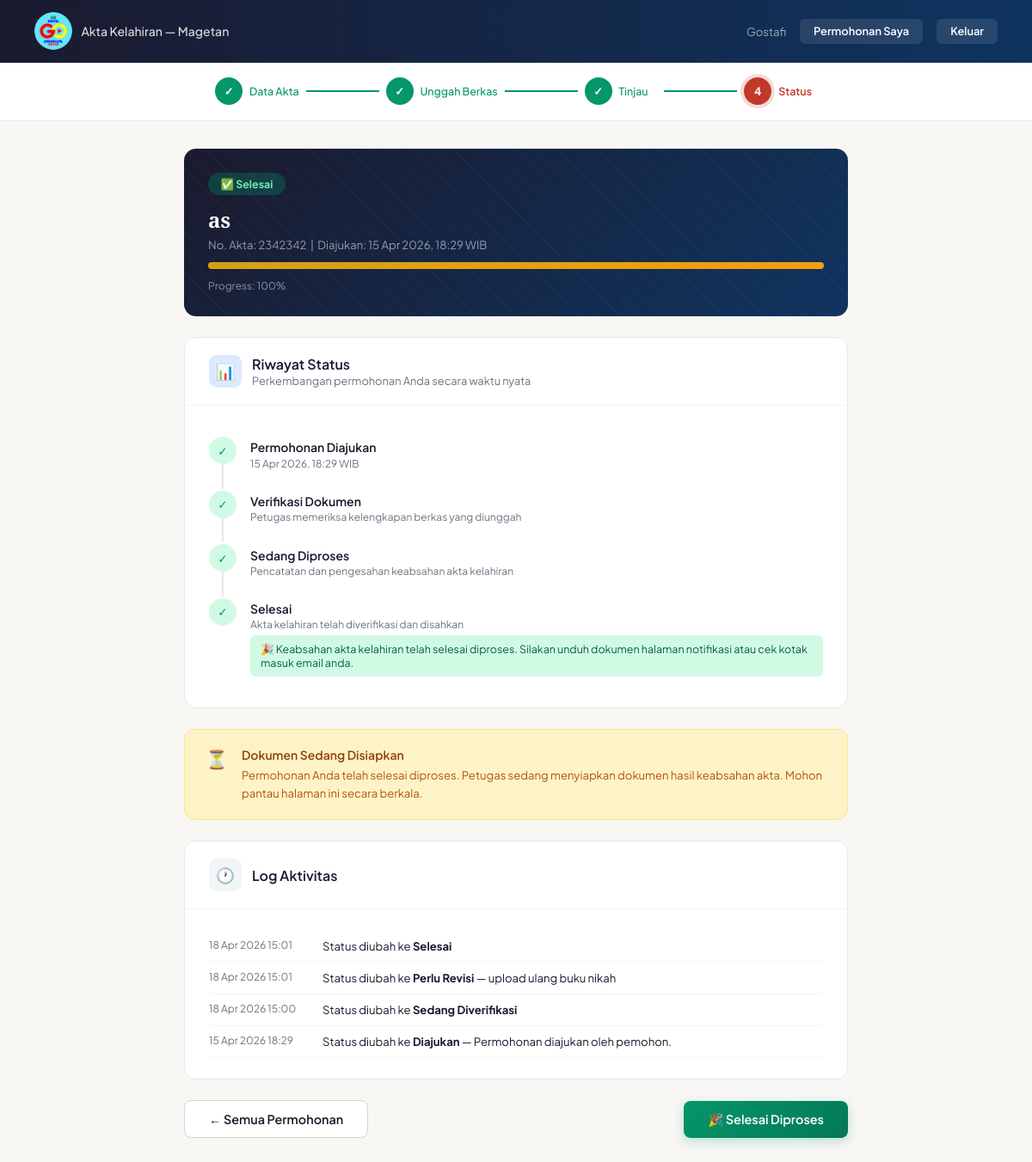
Screenshot of /permohonan/800c8493-e2fe-4915-aae3-66a9ee631fd0/notifikasi/ (signed in) with the database file from the repository.
### accounts/models.py (models this page shows, shortened)
class CustomUser(AbstractBaseUser, PermissionsMixin):
    id = models.UUIDField(primary_key=True, default=uuid.uuid4, editable=False)
    nik = models.CharField(max_length=16, unique=True, verbose_name="NIK")
    nama = models.CharField(max_length=150, verbose_name="Nama Lengkap")
    no_hp = models.CharField(max_length=15, verbose_name="Nomor HP")
    email = models.EmailField(unique=True, verbose_name="Email")
    email_verified = models.BooleanField(default=False, verbose_name="Email Terverifikasi")
    email_token = models.CharField(max_length=64, blank=True, null=True)
    is_active = models.BooleanField(default=True)
    is_staff = models.BooleanField(default=False)
    date_joined = models.DateTimeField(auto_now_add=True)
    USERNAME_FIELD = "nik"
    REQUIRED_FIELDS = ["nama", "email"]
    objects = CustomUserManager()
    class Meta:
        verbose_name = "Pengguna"
        verbose_name_plural = "Pengguna"

### permohonan/models.py (models this page shows, shortened)
class Permohonan(models.Model):
    id = models.UUIDField(primary_key=True, default=uuid.uuid4, editable=False)
    pemohon = models.ForeignKey(
        settings.AUTH_USER_MODEL,
        on_delete=models.CASCADE,
        related_name="permohonan",
    )
    status = models.CharField(
        max_length=20,
        choices=StatusPermohonan.choices,
        default=StatusPermohonan.DRAFT,
    )
    nama_anak          = models.CharField(max_length=150, verbose_name="Nama Lengkap")
    nik_anak           = models.CharField(max_length=16,  verbose_name="NIK Anak")
    tempat_lahir       = models.CharField(max_length=100, verbose_name="Tempat Lahir")
    tanggal_lahir      = models.DateField(verbose_name="Tanggal Lahir")
    nomor_akta         = models.CharField(max_length=50,  verbose_name="Nomor Akta Kelahiran")
    nama_ayah          = models.CharField(max_length=150, verbose_name="Nama Ayah")
    nik_ayah           = models.CharField(max_length=16,  verbose_name="NIK Ayah")
    no_nikah_ayah      = models.CharField(max_length=50,  blank=True, null=True, verbose_name="No. Buku Nikah Ayah")
    nama_ibu           = models.CharField(max_length=150, verbose_name="Nama Ibu")
    nik_ibu            = models.CharField(max_length=16,  verbose_name="NIK Ibu")
    no_nikah_ibu       = models.CharField(max_length=50,  blank=True, null=True, verbose_name="No. Buku Nikah Ibu")
    tanggal_menikah    = models.DateField(blank=True, null=True, verbose_name="Tanggal Menikah")
    dibuat_pada        = models.DateTimeField(auto_now_add=True)
    diperbarui_pada    = models.DateTimeField(auto_now=True)
    diajukan_pada      = models.DateTimeField(blank=True, null=True)
    class Meta:
        verbose_name = "Permohonan"
        verbose_name_plural = "Permohonan"
        ordering = ["-dibuat_pada"]
    def get_progress_persen(self):
        urutan = [
            StatusPermohonan.DRAFT,
            StatusPermohonan.DIAJUKAN,
            StatusPermohonan.VERIFIKASI,
            StatusPermohonan.DIPROSES,
            StatusPermohonan.SELESAI,
        ]
        try:
            idx = urutan.index(self.status)
            return int((idx / (len(urutan) - 1)) * 100)
        except ValueError:
            return 0

class RiwayatStatus(models.Model):
    permohonan  = models.ForeignKey(Permohonan, on_delete=models.CASCADE, related_name="riwayat")
    status_lama = models.CharField(max_length=20, choices=StatusPermohonan.choices, blank=True)
    status_baru = models.CharField(max_length=20, choices=StatusPermohonan.choices)
    catatan     = models.TextField(blank=True)
    diubah_oleh = models.ForeignKey(
        settings.AUTH_USER_MODEL, on_delete=models.SET_NULL, null=True, blank=True
    )
    dibuat_pada = models.DateTimeField(auto_now_add=True)
    class Meta:
        ordering = ["-dibuat_pada"]
        verbose_name = "Riwayat Status"
        verbose_name_plural = "Riwayat Status"

### permohonan/views.py (the view)
# urls.py: path("<uuid:pk>/notifikasi/",     views.notifikasi,        name="notifikasi"),
@login_required
def notifikasi(request, pk):
    permohonan = get_object_or_404(Permohonan, pk=pk, pemohon=request.user)
    riwayat    = permohonan.riwayat.all()
    return render(request, "permohonan/notifikasi.html", {
        "permohonan": permohonan,
        "riwayat": riwayat,
        "langkah_aktif": 4,
    })

### templates/permohonan/notifikasi.html (shortened to what this page needs)
{% extends "permohonan/base_permohonan.html" %}
{% block content %}
<div class="status-hero">
  <div class="status-hero-inner">
    {% if permohonan.status == "selesai" %}
      <span class="status-badge" style="background:rgba(5,150,105,.3);color:#6EE7B7;">✅ Selesai</span>
    {% elif permohonan.status == "ditolak" %}
      <span class="status-badge" style="background:rgba(220,38,38,.3);color:#FCA5A5;">❌ Ditolak</span>
    {% elif permohonan.status == "perlu_revisi" %}
      <span class="status-badge" style="background:rgba(220,38,38,.25);color:#FCA5A5;">⚠️ Perlu Revisi</span>
    {% elif permohonan.status == "diproses" %}
      <span class="status-badge" style="background:rgba(124,58,237,.3);color:#C4B5FD;">🔄 Sedang Diproses</span>
    {% elif permohonan.status == "verifikasi" %}
      <span class="status-badge" style="background:rgba(217,119,6,.3);color:#FCD34D;">🔍 Sedang Diverifikasi</span>
    {% else %}
      <span class="status-badge" style="background:rgba(37,99,235,.3);color:#93C5FD;">📬 Diajukan</span>
    {% endif %}
    <h2 style="font-family:'Playfair Display',serif;font-size:1.5rem;color:#fff;margin-bottom:.25rem;">
      {{ permohonan.nama_anak }}
    </h2>
    <p style="font-size:.82rem;color:rgba(255,255,255,.55);">
      No. Akta: {{ permohonan.nomor_akta }} &nbsp;|&nbsp;
      Diajukan: {% if permohonan.diajukan_pada %}{{ permohonan.diajukan_pada|date:"d M Y, H:i" }} WIB{% else %}—{% endif %}
    </p>
    <div class="progress-bar-wrap">
      <div class="progress-bar-fill" style="width:{{ permohonan.get_progress_persen }}%;"></div>
    </div>
    <p style="font-size:.75rem;color:rgba(255,255,255,.5);">Progress: {{ permohonan.get_progress_persen }}%</p>
  </div>
</div>
<div class="card">
  <div class="card-header">
    <div class="card-header-icon" style="background:#DBEAFE;">📊</div>
    <div><h3>Riwayat Status</h3><p>Perkembangan permohonan Anda secara waktu nyata</p></div>
  </div>
  <div class="card-body">
    {% with s=permohonan.status %}
    <div class="timeline">
      <div class="timeline-item">
        <div class="timeline-dot {% if permohonan.diajukan_pada %}done{% else %}pending{% endif %}">
          {% if permohonan.diajukan_pada %}✓{% else %}1{% endif %}
        </div>
        <div class="timeline-connector"></div>
        <div class="timeline-content">
          <p class="timeline-title {% if not permohonan.diajukan_pada %}pending{% endif %}">Permohonan Diajukan</p>
          <p class="timeline-time">
            {% if permohonan.diajukan_pada %}{{ permohonan.diajukan_pada|date:"d M Y, H:i" }} WIB{% else %}Menunggu pengajuan{% endif %}
          </p>
        </div>
      </div>
      <div class="timeline-item">
        <div class="timeline-dot {% if s == 'verifikasi' or s == 'diproses' or s == 'selesai' %}{% if s == 'verifikasi' %}active{% else %}done{% endif %}{% else %}pending{% endif %}">
          {% if s == 'diproses' or s == 'selesai' %}✓{% elif s == 'verifikasi' %}🔍{% else %}2{% endif %}
        </div>
        <div class="timeline-connector"></div>
        <div class="timeline-content">
          <p class="timeline-title {% if s == 'verifikasi' %}active{% elif s != 'diproses' and s != 'selesai' %}pending{% endif %}">Verifikasi Dokumen</p>
          <p class="timeline-time">Petugas memeriksa kelengkapan berkas yang diunggah</p>
        </div>
      </div>
      <div class="timeline-item">
        <div class="timeline-dot {% if s == 'diproses' %}active{% elif s == 'selesai' %}done{% else %}pending{% endif %}">
          {% if s == 'selesai' %}✓{% elif s == 'diproses' %}🔄{% else %}3{% endif %}
        </div>
        <div class="timeline-connector"></div>
        <div class="timeline-content">
          <p class="timeline-title {% if s == 'diproses' %}active{% elif s != 'selesai' %}pending{% endif %}">Sedang Diproses</p>
          <p class="timeline-time">Pencatatan dan pengesahan keabsahan akta kelahiran</p>
        </div>
      </div>
      <div class="timeline-item">
        <div class="timeline-dot {% if s == 'selesai' %}done{% else %}pending{% endif %}">
          {% if s == 'selesai' %}✓{% else %}4{% endif %}
        </div>
        <div class="timeline-content">
          <p class="timeline-title {% if s != 'selesai' %}pending{% endif %}">Selesai</p>
          <p class="timeline-time">Akta kelahiran telah diverifikasi dan disahkan</p>
          {% if s == 'selesai' %}
          <p class="timeline-note" style="background:#D1FAE5;color:#065F46;">🎉 Keabsahan akta kelahiran telah selesai diproses. Silakan unduh dokumen halaman notifikasi atau cek kotak masuk email anda.</p>
          {% endif %}
        </div>
      </div>
    </div>
    {% endwith %}
  </div>
</div>
{% if permohonan.status == "selesai" and not permohonan.hasil_akta %}
<div style="background:#FEF3C7;border:1px solid #FDE68A;border-radius:12px;padding:1.25rem 1.5rem;margin-bottom:1.5rem;display:flex;gap:1rem;align-items:flex-start;">
  <span style="font-size:1.3rem;flex-shrink:0;">⏳</span>
  <div>
    <p style="font-weight:600;font-size:.875rem;color:#92400E;margin-bottom:.25rem;">Dokumen Sedang Disiapkan</p>
    <p style="font-size:.82rem;color:#B45309;line-height:1.6;">
      Permohonan Anda telah selesai diproses. Petugas sedang menyiapkan dokumen hasil keabsahan akta. Mohon pantau halaman ini secara berkala.
    </p>
  </div>
</div>
{% endif %}
{% if riwayat %}
<div class="card">
  <div class="card-header">
    <div class="card-header-icon" style="background:#F3F4F6;">🕐</div>
    <div><h3>Log Aktivitas</h3></div>
  </div>
  <div class="card-body">
    {% for r in riwayat %}
    <div style="display:flex;gap:.75rem;align-items:flex-start;padding:.6rem 0;border-bottom:1px solid #F3F4F6;">
      <span style="font-size:.75rem;color:var(--abu);min-width:120px;flex-shrink:0;">{{ r.dibuat_pada|date:"d M Y H:i" }}</span>
      <span style="font-size:.82rem;color:var(--gelap);">Status diubah ke <strong>{{ r.get_status_baru_display }}</strong>{% if r.catatan %} — {{ r.catatan }}{% endif %}</span>
    </div>
    {% endfor %}
  </div>
</div>
{% endif %}
<div class="btn-row">
  <a href="{% url 'permohonan:daftar' %}" class="btn btn-outline">← Semua Permohonan</a>
  {% if permohonan.status == "selesai" %}
  <span class="btn btn-success">🎉 Selesai Diproses</span>
  {% endif %}
</div>
{% endblock %}

### templates/permohonan/base_permohonan.html (shortened to what this page needs)
<!DOCTYPE html>
<html lang="id">
<head>
</head>
<body>
<nav>
  <a href="{% url 'landing' %}" class="nav-brand">
    {% load static %}
<img src="{% static 'img/logo_disdukcapil.png' %}"
     alt="Logo Disdukcapil Magetan"
     style="width:44px;height:44px;border-radius:50%;object-fit:cover;"/>
    <span class="nav-text">Akta Kelahiran — Magetan</span>
  </a>
  <div class="nav-right">
    <span class="nav-user">{{ request.user.nama }}</span>
    <a href="{% url 'permohonan:daftar' %}" class="btn-sm btn-ghost">Permohonan Saya</a>
    <a href="{% url 'logout' %}" class="btn-sm btn-ghost">Keluar</a>
  </div>
</nav>
<div class="stepper-wrap">
  <div class="stepper">
    {% with la=langkah_aktif %}
    <div class="step {% if la > 1 %}done{% elif la == 1 %}active{% else %}pending{% endif %}">
      <div class="step-circle">{% if la > 1 %}✓{% else %}1{% endif %}</div>
      <span class="step-label">Data Akta</span>
    </div>
    <div class="step-line {% if la > 1 %}done{% endif %}"></div>
    <div class="step {% if la > 2 %}done{% elif la == 2 %}active{% else %}pending{% endif %}">
      <div class="step-circle">{% if la > 2 %}✓{% else %}2{% endif %}</div>
      <span class="step-label">Unggah Berkas</span>
    </div>
    <div class="step-line {% if la > 2 %}done{% endif %}"></div>
    <div class="step {% if la > 3 %}done{% elif la == 3 %}active{% else %}pending{% endif %}">
      <div class="step-circle">{% if la > 3 %}✓{% else %}3{% endif %}</div>
      <span class="step-label">Tinjau</span>
    </div>
    <div class="step-line {% if la > 3 %}done{% endif %}"></div>
    <div class="step {% if la == 4 %}active{% else %}pending{% endif %}">
      <div class="step-circle">4</div>
      <span class="step-label">Status</span>
    </div>
    {% endwith %}
  </div>
</div>
<div class="container">
  {% block content %}{% endblock %}
</div>
</body>
</html>

### rows the page displays
CustomUser: user.nama "Gostafi"
Permohonan: nama_anak "as", nomor_akta "2342342", diajukan_pada "15 Apr 2026, 18:29", get_progress_persen "100"
RiwayatStatus: dibuat_pada "18 Apr 2026 15:01", status_baru "Selesai"
RiwayatStatus: dibuat_pada "18 Apr 2026 15:01", status_baru "Perlu Revisi", catatan "upload ulang buku nikah"
RiwayatStatus: dibuat_pada "18 Apr 2026 15:00", status_baru "Sedang Diverifikasi"
RiwayatStatus: dibuat_pada "15 Apr 2026 18:29", status_baru "Diajukan", catatan "Permohonan diajukan oleh pemohon."
